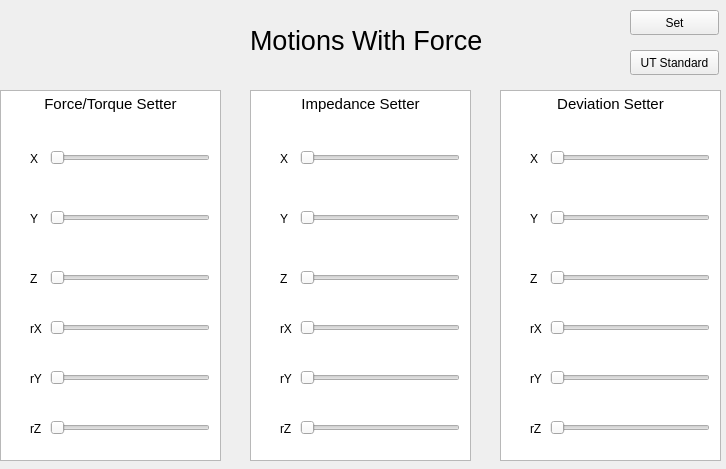
<?xml version="1.0" encoding="UTF-8"?>
<ui version="4.0">
 <class>Form</class>
 <widget class="QWidget" name="Form">
  <property name="geometry">
   <rect>
    <x>0</x>
    <y>0</y>
    <width>726</width>
    <height>469</height>
   </rect>
  </property>
  <property name="windowTitle">
   <string>Form</string>
  </property>
  <widget class="QSlider" name="xfS">
   <property name="geometry">
    <rect>
     <x>50</x>
     <y>150</y>
     <width>160</width>
     <height>16</height>
    </rect>
   </property>
   <property name="maximum">
    <number>100</number>
   </property>
   <property name="orientation">
    <enum>Qt::Horizontal</enum>
   </property>
  </widget>
  <widget class="QSlider" name="yfS">
   <property name="geometry">
    <rect>
     <x>50</x>
     <y>210</y>
     <width>160</width>
     <height>16</height>
    </rect>
   </property>
   <property name="maximum">
    <number>100</number>
   </property>
   <property name="orientation">
    <enum>Qt::Horizontal</enum>
   </property>
  </widget>
  <widget class="QSlider" name="zfS">
   <property name="geometry">
    <rect>
     <x>50</x>
     <y>270</y>
     <width>160</width>
     <height>16</height>
    </rect>
   </property>
   <property name="maximum">
    <number>100</number>
   </property>
   <property name="orientation">
    <enum>Qt::Horizontal</enum>
   </property>
  </widget>
  <widget class="QSlider" name="xtS">
   <property name="geometry">
    <rect>
     <x>50</x>
     <y>320</y>
     <width>160</width>
     <height>16</height>
    </rect>
   </property>
   <property name="maximum">
    <number>100</number>
   </property>
   <property name="orientation">
    <enum>Qt::Horizontal</enum>
   </property>
  </widget>
  <widget class="QSlider" name="ytS">
   <property name="geometry">
    <rect>
     <x>50</x>
     <y>370</y>
     <width>160</width>
     <height>16</height>
    </rect>
   </property>
   <property name="maximum">
    <number>100</number>
   </property>
   <property name="orientation">
    <enum>Qt::Horizontal</enum>
   </property>
  </widget>
  <widget class="QSlider" name="ztS">
   <property name="geometry">
    <rect>
     <x>50</x>
     <y>420</y>
     <width>160</width>
     <height>16</height>
    </rect>
   </property>
   <property name="maximum">
    <number>100</number>
   </property>
   <property name="orientation">
    <enum>Qt::Horizontal</enum>
   </property>
  </widget>
  <widget class="QTextBrowser" name="textBrowser">
   <property name="geometry">
    <rect>
     <x>0</x>
     <y>90</y>
     <width>221</width>
     <height>371</height>
    </rect>
   </property>
   <property name="html">
    <string>&lt;!DOCTYPE HTML PUBLIC &quot;-//W3C//DTD HTML 4.0//EN&quot; &quot;http://www.w3.org/TR/REC-html40/strict.dtd&quot;&gt;
&lt;html&gt;&lt;head&gt;&lt;meta name=&quot;qrichtext&quot; content=&quot;1&quot; /&gt;&lt;style type=&quot;text/css&quot;&gt;
p, li { white-space: pre-wrap; }
&lt;/style&gt;&lt;/head&gt;&lt;body style=&quot; font-family:'Ubuntu'; font-size:11pt; font-weight:400; font-style:normal;&quot;&gt;
&lt;p align=&quot;center&quot; style=&quot; margin-top:0px; margin-bottom:0px; margin-left:0px; margin-right:0px; -qt-block-indent:0; text-indent:0px;&quot;&gt;Force/Torque Setter&lt;/p&gt;&lt;/body&gt;&lt;/html&gt;</string>
   </property>
  </widget>
  <widget class="QLabel" name="label">
   <property name="geometry">
    <rect>
     <x>30</x>
     <y>150</y>
     <width>16</width>
     <height>17</height>
    </rect>
   </property>
   <property name="text">
    <string>X</string>
   </property>
  </widget>
  <widget class="QLabel" name="label_2">
   <property name="geometry">
    <rect>
     <x>30</x>
     <y>210</y>
     <width>16</width>
     <height>17</height>
    </rect>
   </property>
   <property name="text">
    <string>Y</string>
   </property>
  </widget>
  <widget class="QLabel" name="label_3">
   <property name="geometry">
    <rect>
     <x>30</x>
     <y>270</y>
     <width>16</width>
     <height>17</height>
    </rect>
   </property>
   <property name="text">
    <string>Z</string>
   </property>
  </widget>
  <widget class="QLabel" name="label_4">
   <property name="geometry">
    <rect>
     <x>30</x>
     <y>320</y>
     <width>16</width>
     <height>17</height>
    </rect>
   </property>
   <property name="text">
    <string>rX</string>
   </property>
  </widget>
  <widget class="QLabel" name="label_5">
   <property name="geometry">
    <rect>
     <x>30</x>
     <y>370</y>
     <width>16</width>
     <height>17</height>
    </rect>
   </property>
   <property name="text">
    <string>rY</string>
   </property>
  </widget>
  <widget class="QLabel" name="label_6">
   <property name="geometry">
    <rect>
     <x>30</x>
     <y>420</y>
     <width>16</width>
     <height>17</height>
    </rect>
   </property>
   <property name="text">
    <string>rZ</string>
   </property>
  </widget>
  <widget class="QTextBrowser" name="textBrowser_2">
   <property name="geometry">
    <rect>
     <x>250</x>
     <y>90</y>
     <width>221</width>
     <height>371</height>
    </rect>
   </property>
   <property name="html">
    <string>&lt;!DOCTYPE HTML PUBLIC &quot;-//W3C//DTD HTML 4.0//EN&quot; &quot;http://www.w3.org/TR/REC-html40/strict.dtd&quot;&gt;
&lt;html&gt;&lt;head&gt;&lt;meta name=&quot;qrichtext&quot; content=&quot;1&quot; /&gt;&lt;style type=&quot;text/css&quot;&gt;
p, li { white-space: pre-wrap; }
&lt;/style&gt;&lt;/head&gt;&lt;body style=&quot; font-family:'Ubuntu'; font-size:11pt; font-weight:400; font-style:normal;&quot;&gt;
&lt;p align=&quot;center&quot; style=&quot; margin-top:0px; margin-bottom:0px; margin-left:0px; margin-right:0px; -qt-block-indent:0; text-indent:0px;&quot;&gt;Impedance Setter&lt;/p&gt;&lt;/body&gt;&lt;/html&gt;</string>
   </property>
  </widget>
  <widget class="QLabel" name="label_7">
   <property name="geometry">
    <rect>
     <x>280</x>
     <y>420</y>
     <width>16</width>
     <height>17</height>
    </rect>
   </property>
   <property name="text">
    <string>rZ</string>
   </property>
  </widget>
  <widget class="QLabel" name="label_8">
   <property name="geometry">
    <rect>
     <x>280</x>
     <y>210</y>
     <width>16</width>
     <height>17</height>
    </rect>
   </property>
   <property name="text">
    <string>Y</string>
   </property>
  </widget>
  <widget class="QSlider" name="zfS_2">
   <property name="geometry">
    <rect>
     <x>300</x>
     <y>270</y>
     <width>160</width>
     <height>16</height>
    </rect>
   </property>
   <property name="maximum">
    <number>100</number>
   </property>
   <property name="orientation">
    <enum>Qt::Horizontal</enum>
   </property>
  </widget>
  <widget class="QLabel" name="label_9">
   <property name="geometry">
    <rect>
     <x>280</x>
     <y>370</y>
     <width>16</width>
     <height>17</height>
    </rect>
   </property>
   <property name="text">
    <string>rY</string>
   </property>
  </widget>
  <widget class="QSlider" name="ztS_2">
   <property name="geometry">
    <rect>
     <x>300</x>
     <y>420</y>
     <width>160</width>
     <height>16</height>
    </rect>
   </property>
   <property name="maximum">
    <number>100</number>
   </property>
   <property name="orientation">
    <enum>Qt::Horizontal</enum>
   </property>
  </widget>
  <widget class="QSlider" name="xtS_2">
   <property name="geometry">
    <rect>
     <x>300</x>
     <y>320</y>
     <width>160</width>
     <height>16</height>
    </rect>
   </property>
   <property name="maximum">
    <number>100</number>
   </property>
   <property name="orientation">
    <enum>Qt::Horizontal</enum>
   </property>
  </widget>
  <widget class="QLabel" name="label_10">
   <property name="geometry">
    <rect>
     <x>280</x>
     <y>320</y>
     <width>16</width>
     <height>17</height>
    </rect>
   </property>
   <property name="text">
    <string>rX</string>
   </property>
  </widget>
  <widget class="QSlider" name="xfS_2">
   <property name="geometry">
    <rect>
     <x>300</x>
     <y>150</y>
     <width>160</width>
     <height>16</height>
    </rect>
   </property>
   <property name="maximum">
    <number>100</number>
   </property>
   <property name="orientation">
    <enum>Qt::Horizontal</enum>
   </property>
  </widget>
  <widget class="QSlider" name="yfS_2">
   <property name="geometry">
    <rect>
     <x>300</x>
     <y>210</y>
     <width>160</width>
     <height>16</height>
    </rect>
   </property>
   <property name="maximum">
    <number>100</number>
   </property>
   <property name="orientation">
    <enum>Qt::Horizontal</enum>
   </property>
  </widget>
  <widget class="QLabel" name="label_11">
   <property name="geometry">
    <rect>
     <x>280</x>
     <y>150</y>
     <width>16</width>
     <height>17</height>
    </rect>
   </property>
   <property name="text">
    <string>X</string>
   </property>
  </widget>
  <widget class="QLabel" name="label_12">
   <property name="geometry">
    <rect>
     <x>280</x>
     <y>270</y>
     <width>16</width>
     <height>17</height>
    </rect>
   </property>
   <property name="text">
    <string>Z</string>
   </property>
  </widget>
  <widget class="QSlider" name="ytS_2">
   <property name="geometry">
    <rect>
     <x>300</x>
     <y>370</y>
     <width>160</width>
     <height>16</height>
    </rect>
   </property>
   <property name="maximum">
    <number>100</number>
   </property>
   <property name="orientation">
    <enum>Qt::Horizontal</enum>
   </property>
  </widget>
  <widget class="QTextBrowser" name="textBrowser_3">
   <property name="geometry">
    <rect>
     <x>500</x>
     <y>90</y>
     <width>221</width>
     <height>371</height>
    </rect>
   </property>
   <property name="html">
    <string>&lt;!DOCTYPE HTML PUBLIC &quot;-//W3C//DTD HTML 4.0//EN&quot; &quot;http://www.w3.org/TR/REC-html40/strict.dtd&quot;&gt;
&lt;html&gt;&lt;head&gt;&lt;meta name=&quot;qrichtext&quot; content=&quot;1&quot; /&gt;&lt;style type=&quot;text/css&quot;&gt;
p, li { white-space: pre-wrap; }
&lt;/style&gt;&lt;/head&gt;&lt;body style=&quot; font-family:'Ubuntu'; font-size:11pt; font-weight:400; font-style:normal;&quot;&gt;
&lt;p align=&quot;center&quot; style=&quot; margin-top:0px; margin-bottom:0px; margin-left:0px; margin-right:0px; -qt-block-indent:0; text-indent:0px;&quot;&gt;Deviation Setter&lt;/p&gt;&lt;/body&gt;&lt;/html&gt;</string>
   </property>
  </widget>
  <widget class="QLabel" name="label_13">
   <property name="geometry">
    <rect>
     <x>530</x>
     <y>420</y>
     <width>16</width>
     <height>17</height>
    </rect>
   </property>
   <property name="text">
    <string>rZ</string>
   </property>
  </widget>
  <widget class="QLabel" name="label_14">
   <property name="geometry">
    <rect>
     <x>530</x>
     <y>210</y>
     <width>16</width>
     <height>17</height>
    </rect>
   </property>
   <property name="text">
    <string>Y</string>
   </property>
  </widget>
  <widget class="QSlider" name="zfS_3">
   <property name="geometry">
    <rect>
     <x>550</x>
     <y>270</y>
     <width>160</width>
     <height>16</height>
    </rect>
   </property>
   <property name="maximum">
    <number>100</number>
   </property>
   <property name="orientation">
    <enum>Qt::Horizontal</enum>
   </property>
  </widget>
  <widget class="QLabel" name="label_15">
   <property name="geometry">
    <rect>
     <x>530</x>
     <y>370</y>
     <width>16</width>
     <height>17</height>
    </rect>
   </property>
   <property name="text">
    <string>rY</string>
   </property>
  </widget>
  <widget class="QSlider" name="ztS_3">
   <property name="geometry">
    <rect>
     <x>550</x>
     <y>420</y>
     <width>160</width>
     <height>16</height>
    </rect>
   </property>
   <property name="maximum">
    <number>100</number>
   </property>
   <property name="orientation">
    <enum>Qt::Horizontal</enum>
   </property>
  </widget>
  <widget class="QSlider" name="xtS_3">
   <property name="geometry">
    <rect>
     <x>550</x>
     <y>320</y>
     <width>160</width>
     <height>16</height>
    </rect>
   </property>
   <property name="maximum">
    <number>100</number>
   </property>
   <property name="orientation">
    <enum>Qt::Horizontal</enum>
   </property>
  </widget>
  <widget class="QLabel" name="label_16">
   <property name="geometry">
    <rect>
     <x>530</x>
     <y>320</y>
     <width>16</width>
     <height>17</height>
    </rect>
   </property>
   <property name="text">
    <string>rX</string>
   </property>
  </widget>
  <widget class="QSlider" name="xfS_3">
   <property name="geometry">
    <rect>
     <x>550</x>
     <y>150</y>
     <width>160</width>
     <height>16</height>
    </rect>
   </property>
   <property name="maximum">
    <number>100</number>
   </property>
   <property name="orientation">
    <enum>Qt::Horizontal</enum>
   </property>
  </widget>
  <widget class="QSlider" name="yfS_3">
   <property name="geometry">
    <rect>
     <x>550</x>
     <y>210</y>
     <width>160</width>
     <height>16</height>
    </rect>
   </property>
   <property name="maximum">
    <number>100</number>
   </property>
   <property name="orientation">
    <enum>Qt::Horizontal</enum>
   </property>
  </widget>
  <widget class="QLabel" name="label_17">
   <property name="geometry">
    <rect>
     <x>530</x>
     <y>150</y>
     <width>16</width>
     <height>17</height>
    </rect>
   </property>
   <property name="text">
    <string>X</string>
   </property>
  </widget>
  <widget class="QLabel" name="label_18">
   <property name="geometry">
    <rect>
     <x>530</x>
     <y>270</y>
     <width>16</width>
     <height>17</height>
    </rect>
   </property>
   <property name="text">
    <string>Z</string>
   </property>
  </widget>
  <widget class="QSlider" name="ytS_3">
   <property name="geometry">
    <rect>
     <x>550</x>
     <y>370</y>
     <width>160</width>
     <height>16</height>
    </rect>
   </property>
   <property name="maximum">
    <number>100</number>
   </property>
   <property name="orientation">
    <enum>Qt::Horizontal</enum>
   </property>
  </widget>
  <widget class="QPushButton" name="setButton">
   <property name="geometry">
    <rect>
     <x>630</x>
     <y>10</y>
     <width>89</width>
     <height>25</height>
    </rect>
   </property>
   <property name="text">
    <string>Set</string>
   </property>
  </widget>
  <widget class="QPushButton" name="utButton">
   <property name="geometry">
    <rect>
     <x>630</x>
     <y>50</y>
     <width>89</width>
     <height>25</height>
    </rect>
   </property>
   <property name="text">
    <string>UT Standard</string>
   </property>
  </widget>
  <widget class="QLabel" name="label_19">
   <property name="geometry">
    <rect>
     <x>250</x>
     <y>20</y>
     <width>241</width>
     <height>41</height>
    </rect>
   </property>
   <property name="font">
    <font>
     <pointsize>20</pointsize>
    </font>
   </property>
   <property name="text">
    <string>Motions With Force</string>
   </property>
  </widget>
  <zorder>textBrowser</zorder>
  <zorder>xfS</zorder>
  <zorder>yfS</zorder>
  <zorder>zfS</zorder>
  <zorder>xtS</zorder>
  <zorder>ytS</zorder>
  <zorder>ztS</zorder>
  <zorder>label</zorder>
  <zorder>label_2</zorder>
  <zorder>label_3</zorder>
  <zorder>label_4</zorder>
  <zorder>label_5</zorder>
  <zorder>label_6</zorder>
  <zorder>textBrowser_2</zorder>
  <zorder>label_7</zorder>
  <zorder>label_8</zorder>
  <zorder>zfS_2</zorder>
  <zorder>label_9</zorder>
  <zorder>ztS_2</zorder>
  <zorder>xtS_2</zorder>
  <zorder>label_10</zorder>
  <zorder>xfS_2</zorder>
  <zorder>yfS_2</zorder>
  <zorder>label_11</zorder>
  <zorder>label_12</zorder>
  <zorder>ytS_2</zorder>
  <zorder>textBrowser_3</zorder>
  <zorder>label_13</zorder>
  <zorder>label_14</zorder>
  <zorder>zfS_3</zorder>
  <zorder>label_15</zorder>
  <zorder>ztS_3</zorder>
  <zorder>xtS_3</zorder>
  <zorder>label_16</zorder>
  <zorder>xfS_3</zorder>
  <zorder>yfS_3</zorder>
  <zorder>label_17</zorder>
  <zorder>label_18</zorder>
  <zorder>ytS_3</zorder>
  <zorder>setButton</zorder>
  <zorder>utButton</zorder>
  <zorder>label_19</zorder>
 </widget>
 <resources/>
 <connections/>
</ui>
